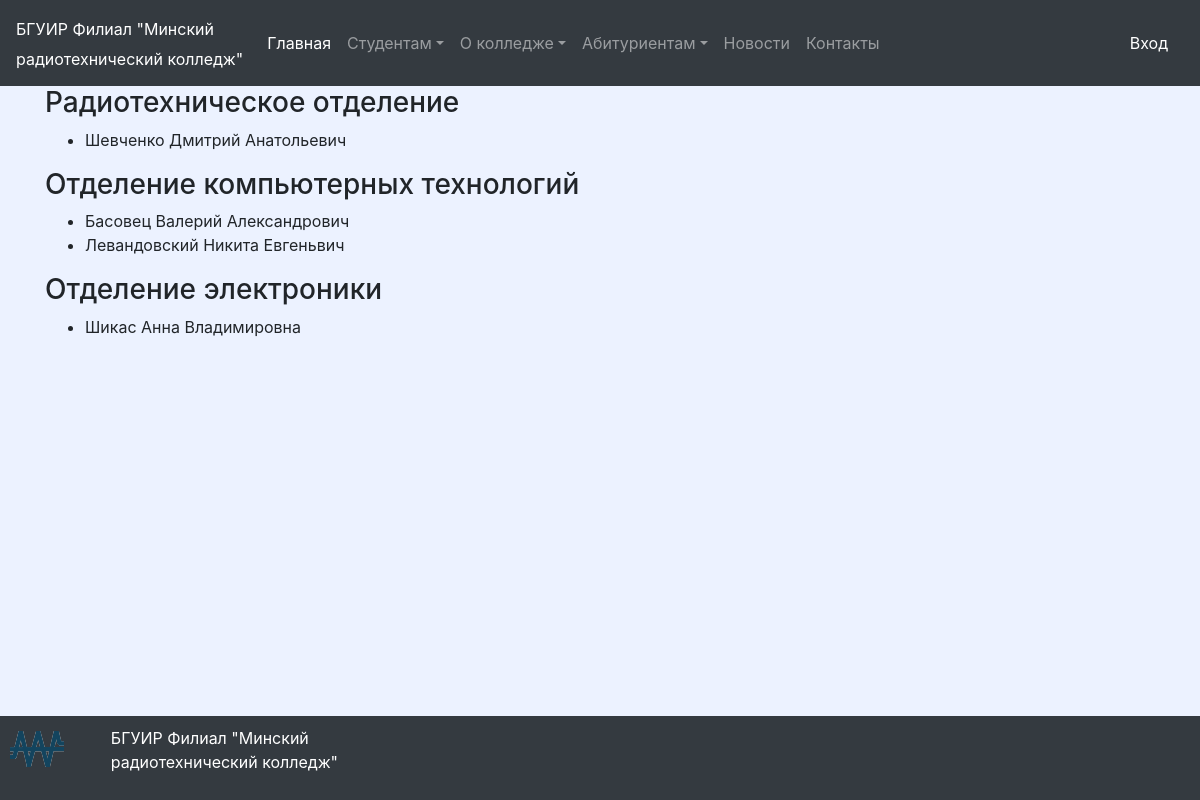
Page /list_students/ on the committed database.
### main_app/models.py (models this page shows)
class Student(models.Model):
    login = models.OneToOneField(
        User,
        on_delete=models.PROTECT,
        verbose_name='Профиль студента',
        blank=True,
        null=True,
    )
    first_name = models.CharField(
        max_length=20,
        verbose_name='Имя',
    )
    last_name = models.CharField(
        max_length=20,
        verbose_name='Фамилия',
    )
    patronymic = models.CharField(
        max_length=20,
        verbose_name='Отчество',
    )
    email = models.EmailField(
        verbose_name='Email',
        blank=True,
        null=True,
    )
    age = models.IntegerField(
        verbose_name='Возраст',
    )
    course = models.IntegerField(
        verbose_name='Курс',
    )
    group = models.CharField(
        verbose_name='Группа',
        max_length=10,
    )
    specialty = models.CharField(
        verbose_name='Специальность',
        max_length=50,
    )
    photo = models.ImageField(
        verbose_name='Фотография',
        upload_to='main_app/image/students/',
        default=None,
        blank=True,
        null=True,
    )
    code = models.IntegerField(
        verbose_name='Код учащегося',
    )
    def __str__(self):
        return f'{self.last_name} {self.first_name} {self.patronymic}'
    class Meta:
        verbose_name = 'Студент'
        verbose_name_plural = 'Студенты'

### main_app/views.py (the view)
# urls.py: path('list_students/', list_students, name='list_students'),
def list_students(request):
    students = Student.objects.all()
    return render(request, 'main_app/list_students.html', context={'students': students})

### main_app/templates/main_app/list_students.html (shortened to what this page needs)
{% extends 'main_app/base.html' %}
{% load static %}
{% block content %}
    <div class="container">
        <h3>Радиотехническое отделение</h3>
        <ul>
        {% for student in students %}
            {% if student.specialty == 'Радиотехническое отделение' %}
            <li>{{ student }}</li>
            {% endif %}
        {% endfor %}
        </ul>
        <h3>Отделение компьютерных технологий</h3>
        <ul>
        {% for student in students %}
            {% if student.specialty == 'Отделение компьютерных технологий' %}
            <li>{{ student }}</li>
            {% endif %}
        {% endfor %}
        </ul>
        <h3>Отделение электроники</h3>
        <ul>
        {% for student in students %}
            {% if student.specialty == 'Отделение электроники' %}
            <li>{{ student }}</li>
            {% endif %}
        {% endfor %}
        </ul>
    </div>
{%  endblock %}
{% block footer %}
    <footer>
    <div class= "container-fluid footer" style="position: fixed">
        <div class="row">
            <div class="col-lg-1">
                <a class="navbar-brand" href="{% url 'main_app:base_page' %}"><img src="{% static 'main_app/image/logo-mrc.png'%}"></a>
            </div>
            <div class="col-lg-3">
                <p>БГУИР Филиал "Минский радиотехнический колледж"</p>
            </div>
        </div>
    </div>
    </footer>
{% endblock %}

### main_app/static/main_app/css/styles.css (style rules this page uses)
div.footer { position: static; left: 0; bottom: 0; padding: 10px; background: #343A40; color: #FFFFFF; width: 100%; }

### rows in the picture
Student: last_name+first_name+patronymic "Шевченко Дмитрий Анатольевич"
Student: last_name+first_name+patronymic "Басовец Валерий Александрович"
Student: last_name+first_name+patronymic "Левандовский Никита Евгеньвич"
Student: last_name+first_name+patronymic "Шикас Анна Владимировна"
